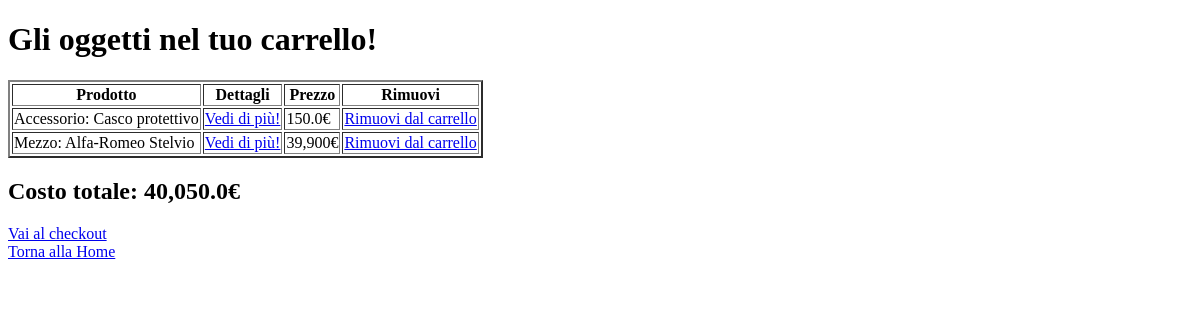
Before: /carrello/ (signed in) with the older database file.
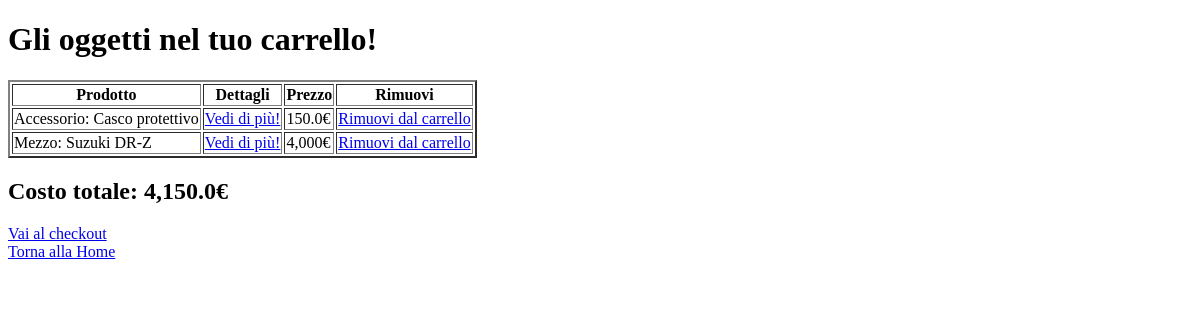
After: the same page with the newer database file.
### gestione/models.py (models this page shows, shortened)
class OggettoCart(models.Model):
    user = models.ForeignKey(User, on_delete=models.CASCADE)
    mezzo = models.ForeignKey('Mezzo', on_delete=models.CASCADE, null=True)
    accessorio = models.ForeignKey('Accessorio', on_delete=models.CASCADE, null=True)

class Accessorio(Model):
    per_moto = models.BooleanField()
    nome = models.CharField(max_length=20)
    descrizione = models.TextField(max_length=500)
    prezzo = models.FloatField()
    venditore = models.ForeignKey(to=Venditore, on_delete=models.CASCADE, unique=False)
    class Meta:
        verbose_name_plural = "Accessori"

class Mezzo(Model):
    vin = models.CharField(max_length=17, unique=True)
    moto = models.BooleanField()
    marca = models.CharField(max_length=20)
    modello = models.CharField(max_length=35)
    prezzo = models.PositiveIntegerField()
    data_fabbricazione = models.DateField()
    kilometraggio = models.PositiveIntegerField()
    colore = models.CharField(max_length=15)
    num_proprietari = models.PositiveSmallIntegerField()
    venditore = models.ForeignKey(to=Venditore, on_delete=models.CASCADE, unique=False)
    class Meta:
        verbose_name_plural = "Mezzi"

class Carrello(models.Model):
    user = models.OneToOneField(User, on_delete=models.CASCADE)
    items = models.ManyToManyField(OggettoCart, related_name='cerrello')
    def get_items(self):
        return self.items.all()
    def get_costo_tot(self):
        costo_tot=0
        for item in self.get_items():
            if(item.mezzo):
                costo_tot += item.mezzo.prezzo
            else:
                costo_tot += item.accessorio.prezzo
        return costo_tot
    class Meta:
        verbose_name_plural = "Carrelli"

### tecweb/views.py (the view)
# urls.py: path('carrello/', view_cart, name='carrello'),
@login_required
def view_cart(request):
    try:
        cart = Carrello.objects.get(user=request.user)
    except Carrello.DoesNotExist:
        cart = None
    context = {
        'cart': cart,
    }
    return render(request, 'cart.html', context)

### templates/cart.html (shortened to what this page needs)
<!DOCTYPE html>
<html>
    <head>
        {%load static%}
        {%load humanize%}
    </head>
    <body>
        <h1>Gli oggetti nel tuo carrello!</h1>
        {% if cart %}
            <table border="2">
                <thead>
                    <tr>
                        <th>Prodotto</th>
                        <th>Dettagli</th>
                        <th>Prezzo</th>
                        <th>Rimuovi</th>
                    </tr>
                </thead>
                <tbody>
                    {% for item in cart.items.all %}
                        <tr>
                            <td>
                                {% if item.mezzo %}
                                    Mezzo: {{ item.mezzo.marca }} {{ item.mezzo.modello }}
                                {% elif item.accessorio %}
                                    Accessorio: {{ item.accessorio.nome }}
                                {% endif %}
                            </td>
                            <td>
                                {% if item.mezzo %}
                                    <a href="{% url 'gestione:mezzo-detail' item.mezzo.id %}">
                                        Vedi di più!
                                    </a>
                                {% elif item.accessorio %}
                                    <a href="{% url 'gestione:acc-detail' item.accessorio.id %}">
                                        Vedi di più!
                                    </a>
                                {% endif %}
                            </td>
                            <td>
                                {% if item.mezzo %}
                                    {{ item.mezzo.prezzo|intcomma }}€
                                {% elif item.accessorio %}
                                    {{ item.accessorio.prezzo }}€
                                {% endif %}
                            </td>
                            <td>
                                {% if item.mezzo %}
                                    <a href="#" class="remove-from-cart" data-object-type="mezzo" data-object-id="{{ item.mezzo.id }}">Rimuovi dal carrello</a>
                                {% elif item.accessorio %}
                                    <a href="#" class="remove-from-cart" data-object-type="accessorio" data-object-id="{{ item.accessorio.id }}">Rimuovi dal carrello</a>
                                {% endif %}
                            </td>
                        </tr>
                    {% endfor %}
                </tbody>
            </table>
            <h2>
                Costo totale: {{cart.get_costo_tot|intcomma }}€</td>
            </h2>
        {% else %}
            <h1>Non ci sono oggetti qua.</h1>
        {% endif %}
        <a href="{% url 'spedizione' %}"> Vai al checkout</a><br/>
        <a href="{% url 'authHome_page' %}">Torna alla Home</a>
    </body>
</html>

Changed rows visible on the page:
removed OggettoCart: mezzo.marca "Alfa-Romeo", mezzo.modello "Stelvio", shows "Vedi di più!", mezzo.prezzo "39,900"
added OggettoCart: mezzo.marca "Suzuki", mezzo.modello "DR-Z", shows "Vedi di più!", mezzo.prezzo "4,000"
computed for Carrello: get_costo_tot "40,050.0" → "4,150.0"
